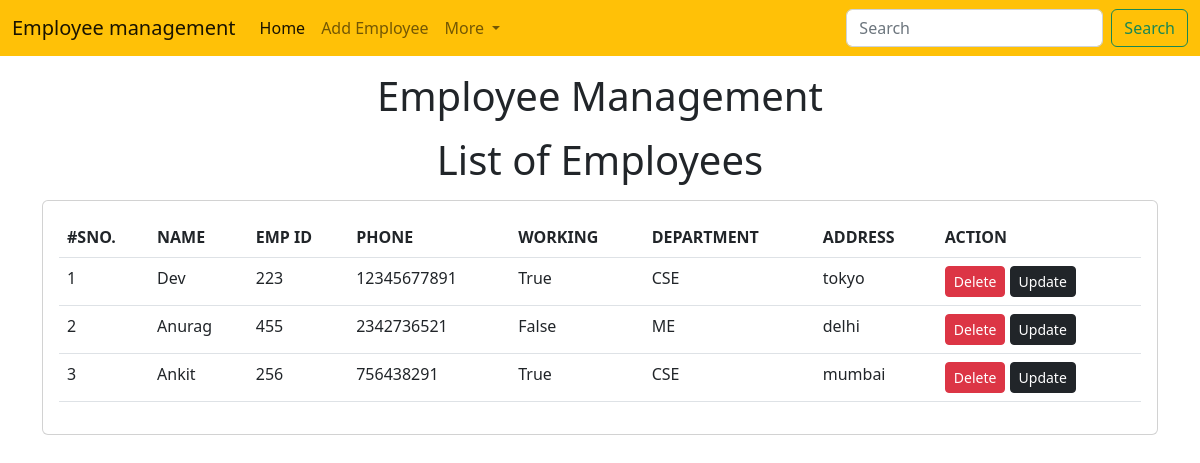
The page /emp/home/ on the database its author committed.
### emp/models.py (models this page shows)
class Emp(models.Model):
    name=models.CharField(max_length=200)
    emp_id=models.CharField(max_length=200)
    phone=models.CharField(max_length=10)
    address=models.CharField(max_length=150)
    working=models.BooleanField(default=True)
    department=models.CharField(max_length=10)

### emp/views.py (the view)
# urls.py: path("home/",emp_home),
def emp_home(request):
    emps=Emp.objects.all()
    return render(request,"emp/home.html",{'emps':emps})

### templates/emp/home.html (shortened to what this page needs)
<!DOCTYPE html>
<html lang="en">
  <head>
    <link
      href="https://cdn.jsdelivr.net/npm/bootstrap@5.2.0-beta1/dist/css/bootstrap.min.css"
      rel="stylesheet"
    />
  </head>
  <body>
    {% include 'emp/navbar.html' %}
    <h1 class="text-center my-3">Employee Management</h1>
    <h1 class="text-center my-3">List of Employees</h1>
    <div class="container">
      <div class="row">
        <div class="col-md-12">
          <div class="card">
            <div class="card-body">
              <table class="table">
                <thead>
                  <tr>
                    <th>#SNO.</th>
                    <th>NAME</th>
                    <th>EMP ID</th>
                    <th>PHONE</th>
                    <th>WORKING</th>
                    <th>DEPARTMENT</th>
                    <th>ADDRESS</th>
                    <th>ACTION</th>
                  </tr>
                </thead>
                <tbody>
                  {% for e in emps %}
                  <tr>
                    <td>{{forloop.counter}}</td>
                    <td>{{e.name}}</td>
                    <td>{{e.emp_id}}</td>
                    <td>{{e.phone}}</td>
                    <td>{{e.working}}</td>
                    <td>{{e.department}}</td>
                    <td>{{e.address}}</td>
                    <td>
                      <a href="/emp/delete-emp/{{e.id}}" class="btn btn-danger btn-sm">Delete</a>
                      <a href="/emp/update-emp/{{e.id}}" class="btn btn-dark btn-sm">Update</a>
                    </td>
                  </tr>
                  {% endfor %}
                </tbody>
              </table>
            </div>
          </div>
        </div>
      </div>
    </div>
  </body>
</html>

### templates/emp/navbar.html (shortened to what this page needs)
<nav class="navbar navbar-expand-lg bg-warning">
  <div class="container-fluid">
    <a class="navbar-brand" href="#">Employee management</a>
    <div class="collapse navbar-collapse" id="navbarSupportedContent">
      <ul class="navbar-nav me-auto mb-2 mb-lg-0">
        <li class="nav-item">
          <a class="nav-link active" aria-current="page" href="/emp/home/">Home</a>
        </li>
        <li class="nav-item">
          <a class="nav-link" href="/emp/add-emp/">Add Employee</a>
        </li>
        <li class="nav-item dropdown">
          <a class="nav-link dropdown-toggle" href="#" role="button" data-bs-toggle="dropdown" aria-expanded="false">
            More
          </a>
        </li>
      </ul>
      <form class="d-flex" role="search">
        <input class="form-control me-2" type="search" placeholder="Search" aria-label="Search"/>
        <button class="btn btn-outline-success" type="submit">Search</button>
      </form>
    </div>
  </div>
</nav>

### rows shown on the page
Emp: name "Dev", emp_id "223", phone "12345677891", working "True", department "CSE", address "tokyo"
Emp: name "Anurag", emp_id "455", phone "2342736521", working "False", department "ME", address "delhi"
Emp: name "Ankit", emp_id "256", phone "756438291", working "True", department "CSE", address "mumbai"
